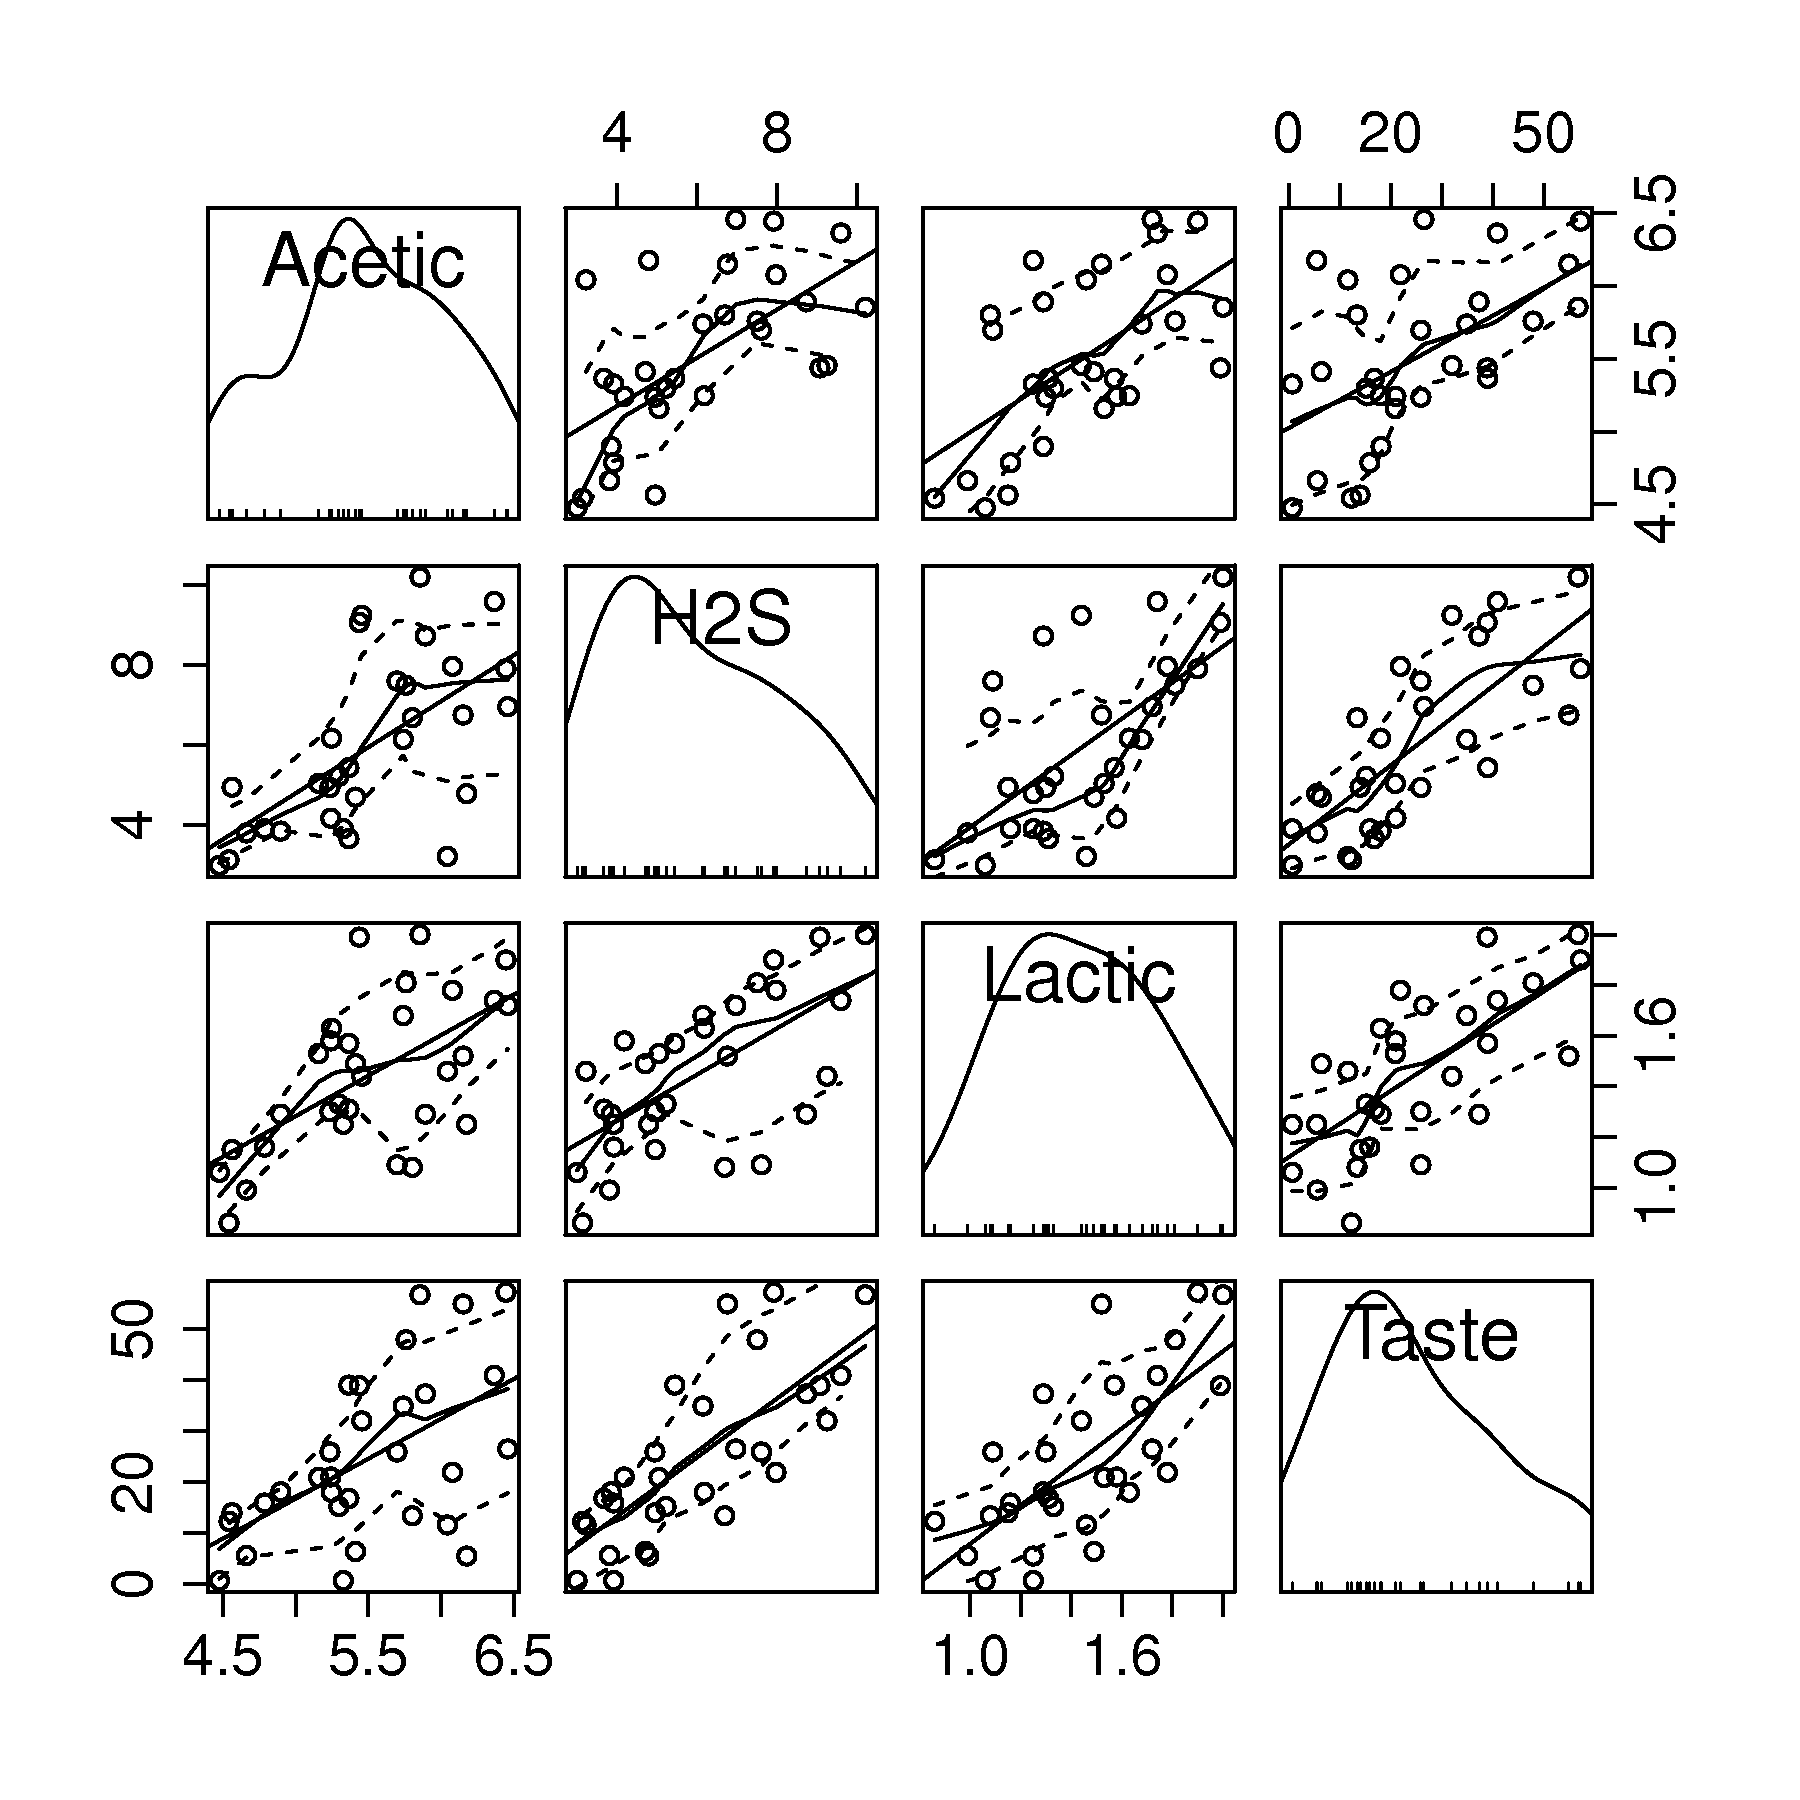

Recreate this plot in R.
cheese <- read.csv('http://datasets.connectmv.com/file/cheddar-cheese.csv')
library(car)

# Scatter plot matrix
# -----------------------
bitmap('cheese-plots.png', type="png256", width=6, height=6, res=300, pointsize=14)
par(mar=c(1.5, 1.5, 1.5, 0.5))  # (bottom, left, top, right); defaults are par(mar=c(5, 4, 4, 2) + 0.1)
par(cex.lab=1.5, cex.main=1.5, cex.sub=1.5, cex.axis=1.5)
scatterplot.matrix(cheese[,2:5], col=c(1,1,1))
dev.off()

# Least squares model
# -----------------------
model.lm <- lm(cheese$Taste ~ cheese$Acetic + cheese$H2S + cheese$Lactic)
summary(model.lm)
RMSEE.lm <- sqrt(mean((cheese$Taste - predict(model.lm))**2))

# Least squares model: H2S
# -----------------------
model.lm.H2S <- lm(cheese$Taste ~  cheese$H2S )
summary(model.lm.H2S)
RMSEE.lm.H2S <- sqrt(mean((cheese$Taste - predict(model.lm.H2S))**2))

# Least squares model: lactic
# -----------------------
model.lm.lactic <- lm(cheese$Taste ~  cheese$Lactic )
summary(model.lm.lactic)
RMSEE.lm.lactic <- sqrt(mean((cheese$Taste - predict(model.lm.lactic))**2))

# Least squares model: acetic
# -----------------------
model.lm.acetic <- lm(cheese$Taste ~  cheese$Acetic )
summary(model.lm.acetic)
RMSEE.lm.acetic <- sqrt(mean((cheese$Taste - predict(model.lm.acetic))**2))

print(c(RMSEE.lm, RMSEE.lm.acetic, RMSEE.lm.H2S, RMSEE.lm.lactic))

#Neural network model
#--------------------
# model.nn <- nnet(cheese[,2:4], cheese[,5], size = 5)

library(neuralnet)
model.nn <- neuralnet(Taste ~ Acetic + H2S + Lactic, cheese, hidden=2, linear.output = FALSE, algorithm="backprop") act.fct="logistic")
yhat <- model.nn$net.result

# PCA model
# -----------------------
model.pca <- prcomp(cheese[,2:4], scale=TRUE)
summary(model.pca)

# PCR model
# -----------------------
P <- model.pca$rotation
T <- model.pca$x
model.pcr.1 <- lm(cheese$Taste ~ T[,1])
summary(model.pcr.1)
RMSEE.1 <- sqrt(mean((cheese$Taste - predict(model.pcr.1))**2))

model.pcr.2 <- lm(cheese$Taste ~ T[,1:2])
summary(model.pcr.2)

RMSEE.2 <- sqrt(mean((cheese$Taste - predict(model.pcr.2))**2))

c(RMSEE.lm, RMSEE.1, RMSEE.2)

# Plot observed against predicted
# -----------------------
plot(cheese$Taste, predict(model.pcr.2))
abline(lm(predict(model.pcr.2) ~ cheese$Taste -1))
